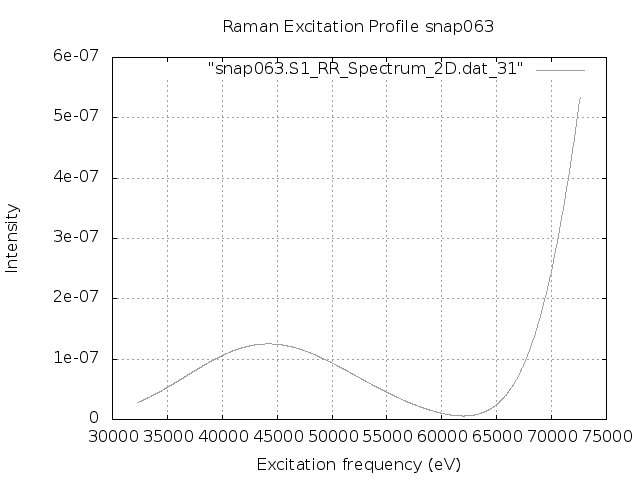

Write the gnuplot code that produced this figure.
set terminal png
set output "snap063.S1.REP_frozen.png"
set xlabel 'Excitation frequency (eV)'
set ylabel 'Intensity'
set title "Raman Excitation Profile snap063"
set grid
set autoscale
plot "snap063.S1_RR_Spectrum_2D.dat_31" with lines lc "blue"
exit
